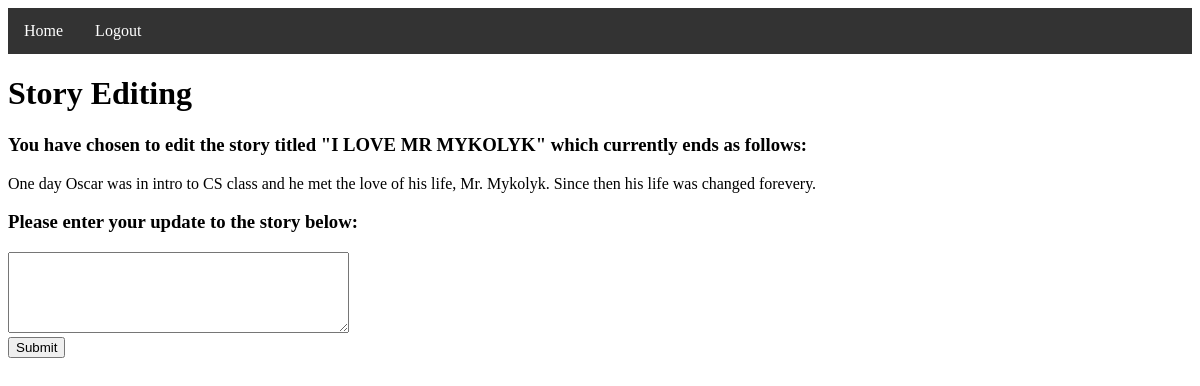
The page /4/edit (signed in) on the database its author committed.
### tables this page shows
CREATE TABLE Stories (ID INTEGER PRIMARY KEY AUTOINCREMENT, Title TEXT, FullStory TEXT, Latest_Update TEXT);

### __init__.py (the view, shortened to what this page needs)
@app.route('/<int:story_id>/edit', methods=['GET', 'POST'])
def edit_story(story_id):
    method = request.method
    if method == "GET":
        if logged_in():
            username = session['username']
            if db_builder.has_contributed(story_id, username):
                return redirect(url_for('view_story', story_id=story_id))
            else:
                title, story, latest_update = db_builder.get_story(story_id)
                return render_template('edit.html', story_id=story_id, title=title, latest=latest_update)
        else:
            return redirect(url_for('landing'))

### __init__.py (called while the page is built)
def logged_in():
    return session.get('username') is not None

### db_builder.py (called while the page is built)
def get_viewable_stories(username):
    db = sqlite3.connect(DB_FILE) #open if file exists, otherwise create
    c = db.cursor()               #facilitate db ops -- you will use cursor to trigger db events
    user_id = get_id(username)
    c.execute("SELECT StoryID FROM Contributions WHERE UserID=?", [user_id])
    story_id_list = [entry[0] for entry in c.fetchall()]
    story_id_set = set(story_id_list)
    story_list = []
    for story_id in story_id_set:
        story_list.append((story_id, get_story_title_by_id(story_id)))
    db.commit() #save changes
    db.close()  #close database
    return story_list

def has_contributed(story_id, username):
    contributions = get_viewable_stories(username)
    if story_id in [entry[0] for entry in contributions]:
        return True
    else:
        return False

def get_story(story_id):
    db = sqlite3.connect(DB_FILE)  # open if file exists, otherwise create
    c = db.cursor()
    c.execute("SELECT Title, FullStory, Latest_Update FROM Stories WHERE ID=?", [story_id])
    row = c.fetchone()
    title = row[0]
    full_story = row[1]
    latest_update = row[2]
    db.commit()
    db.close()
    return title, full_story, latest_update

def get_story_title_by_id(story_id):
    db = sqlite3.connect(DB_FILE)  # open if file exists, otherwise create
    c = db.cursor()
    c.execute("SELECT Title FROM Stories WHERE ID=?", [story_id])
    title = c.fetchone()[0]
    db.commit()
    db.close()
    return title

def get_id(username):
    db = sqlite3.connect(DB_FILE) #open if file exists, otherwise create
    c = db.cursor()               #facilitate db ops -- you will use cursor to trigger db events
    user_ID = None
    c.execute("SELECT ID FROM Users WHERE Username=?", [username])
    row = c.fetchone()
    if row is not None:
        user_ID = row[0]
    return user_ID

### templates/edit.html (shortened to what this page needs)
<!DOCTYPE html>
<html lang="en">
<head>
    <link rel="stylesheet" type="text/css" href="../styles/stylesheet.css" />
    <ul class="nav">
        <li class="nav"><a class="nav" href="/">Home</a></li>
        <li class="nav"><a class="nav" href="/logout">Logout</a></li>
    </ul>
</head>
<body>
    <h1>Story Editing</h1>
    <h3>You have chosen to edit the story titled "{{title}}" which currently ends as follows:</h3>
    <p>
        {{ latest }}
    </p>
    <h3>Please enter your update to the story below:</h3>
    <form action="/{{ story_id }}/edit" method="POST">
        <textarea name="contribution" cols="40" rows="5"></textarea>
        <br>
        <input type="submit" name="sub1">
    </form>
</body>
</html>

### styles/stylesheet.css (style rules this page uses)
ul.nav { list-style-type: none; margin: 0; padding: 0; overflow: hidden; background-color: #333; }
li.nav { float: left; }
li a.nav { display: block; color: white; text-align: center; padding: 14px 16px; text-decoration: none; }

### rows shown on the page
Stories: Title "I LOVE MR MYKOLYK", Latest_Update "One day Oscar was in intro to CS class and he met the love of his life, Mr. Mykolyk. Since then his life was changed forevery."
